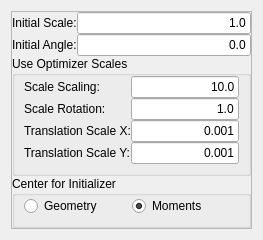
              <widget class="QWidget" name="Similarity2DTransform">
               <layout class="QVBoxLayout" name="verticalLayout_98">
                <item>
                 <widget class="QFrame" name="m_Similarity2DTransformFrame">
                  <property name="frameShape">
                   <enum>QFrame::StyledPanel</enum>
                  </property>
                  <property name="frameShadow">
                   <enum>QFrame::Raised</enum>
                  </property>
                  <layout class="QVBoxLayout" name="verticalLayout_90">
                   <property name="spacing">
                    <number>0</number>
                   </property>
                   <property name="margin">
                    <number>0</number>
                   </property>
                   <item>
                    <layout class="QHBoxLayout" name="_174">
                     <item>
                      <layout class="QVBoxLayout" name="_175">
                       <item>
                        <widget class="QLabel" name="textLabel1_7">
                         <property name="text">
                          <string>Initial Scale:</string>
                         </property>
                         <property name="wordWrap">
                          <bool>false</bool>
                         </property>
                        </widget>
                       </item>
                       <item>
                        <widget class="QLabel" name="textLabel2_5">
                         <property name="text">
                          <string>Initial Angle:</string>
                         </property>
                         <property name="wordWrap">
                          <bool>false</bool>
                         </property>
                        </widget>
                       </item>
                      </layout>
                     </item>
                     <item>
                      <layout class="QVBoxLayout" name="_176">
                       <item>
                        <widget class="QLineEdit" name="m_InitialScaleSimilarity2D">
                         <property name="text">
                          <string>1.0</string>
                         </property>
                         <property name="alignment">
                          <set>Qt::AlignRight</set>
                         </property>
                        </widget>
                       </item>
                       <item>
                        <widget class="QLineEdit" name="m_AngleSimilarity2D">
                         <property name="text">
                          <string>0.0</string>
                         </property>
                         <property name="alignment">
                          <set>Qt::AlignRight</set>
                         </property>
                        </widget>
                       </item>
                      </layout>
                     </item>
                    </layout>
                   </item>
                   <item>
                    <widget class="QGroupBox" name="m_UseOptimizerScalesSimilarity2D">
                     <property name="title">
                      <string>Use Optimizer Scales</string>
                     </property>
                     <layout class="QVBoxLayout" name="verticalLayout_89">
                      <property name="spacing">
                       <number>0</number>
                      </property>
                      <property name="leftMargin">
                       <number>9</number>
                      </property>
                      <property name="topMargin">
                       <number>0</number>
                      </property>
                      <property name="rightMargin">
                       <number>9</number>
                      </property>
                      <property name="bottomMargin">
                       <number>9</number>
                      </property>
                      <item>
                       <layout class="QHBoxLayout" name="_178">
                        <item>
                         <layout class="QVBoxLayout" name="_179">
                          <item>
                           <widget class="QLabel" name="textLabel2_6_3_3_2_2_2_3_4_2_3">
                            <property name="text">
                             <string>Scale Scaling:</string>
                            </property>
                            <property name="wordWrap">
                             <bool>false</bool>
                            </property>
                           </widget>
                          </item>
                          <item>
                           <widget class="QLabel" name="textLabel3_5_3_3_2_2_2_3_4_2_2">
                            <property name="text">
                             <string>Scale Rotation:</string>
                            </property>
                            <property name="wordWrap">
                             <bool>false</bool>
                            </property>
                           </widget>
                          </item>
                          <item>
                           <widget class="QLabel" name="textLabel11_3_2_2_2_3_3_3_3">
                            <property name="text">
                             <string>Translation Scale X:</string>
                            </property>
                            <property name="wordWrap">
                             <bool>false</bool>
                            </property>
                           </widget>
                          </item>
                          <item>
                           <widget class="QLabel" name="textLabel12_3_2_2_2_3_3_3_3">
                            <property name="text">
                             <string>Translation Scale Y:</string>
                            </property>
                            <property name="wordWrap">
                             <bool>false</bool>
                            </property>
                           </widget>
                          </item>
                         </layout>
                        </item>
                        <item>
                         <layout class="QVBoxLayout" name="_180">
                          <item>
                           <widget class="QLineEdit" name="m_ScalingScaleSimilarity2D">
                            <property name="text">
                             <string>10.0</string>
                            </property>
                            <property name="alignment">
                             <set>Qt::AlignRight</set>
                            </property>
                           </widget>
                          </item>
                          <item>
                           <widget class="QLineEdit" name="m_RotationScaleSimilarity2D">
                            <property name="text">
                             <string>1.0</string>
                            </property>
                            <property name="alignment">
                             <set>Qt::AlignRight</set>
                            </property>
                           </widget>
                          </item>
                          <item>
                           <widget class="QLineEdit" name="m_TranslationXScaleSimilarity2D">
                            <property name="text">
                             <string>0.001</string>
                            </property>
                            <property name="alignment">
                             <set>Qt::AlignRight</set>
                            </property>
                           </widget>
                          </item>
                          <item>
                           <widget class="QLineEdit" name="m_TranslationYScaleSimilarity2D">
                            <property name="text">
                             <string>0.001</string>
                            </property>
                            <property name="alignment">
                             <set>Qt::AlignRight</set>
                            </property>
                           </widget>
                          </item>
                         </layout>
                        </item>
                       </layout>
                      </item>
                     </layout>
                    </widget>
                   </item>
                   <item>
                    <widget class="QGroupBox" name="m_CenterForInitializerSimilarity2D">
                     <property name="title">
                      <string>Center for Initializer</string>
                     </property>
                     <layout class="QHBoxLayout" name="horizontalLayout_14">
                      <property name="spacing">
                       <number>0</number>
                      </property>
                      <property name="leftMargin">
                       <number>9</number>
                      </property>
                      <property name="topMargin">
                       <number>0</number>
                      </property>
                      <property name="rightMargin">
                       <number>9</number>
                      </property>
                      <property name="bottomMargin">
                       <number>9</number>
                      </property>
                      <item>
                       <widget class="QRadioButton" name="m_GeometrySimilarity2D">
                        <property name="enabled">
                         <bool>true</bool>
                        </property>
                        <property name="text">
                         <string>Geometry</string>
                        </property>
                       </widget>
                      </item>
                      <item>
                       <widget class="QRadioButton" name="m_MomentsSimilarity2D">
                        <property name="enabled">
                         <bool>true</bool>
                        </property>
                        <property name="text">
                         <string>Moments</string>
                        </property>
                        <property name="checked">
                         <bool>true</bool>
                        </property>
                       </widget>
                      </item>
                     </layout>
                    </widget>
                   </item>
                  </layout>
                 </widget>
                </item>
               </layout>
              </widget>
